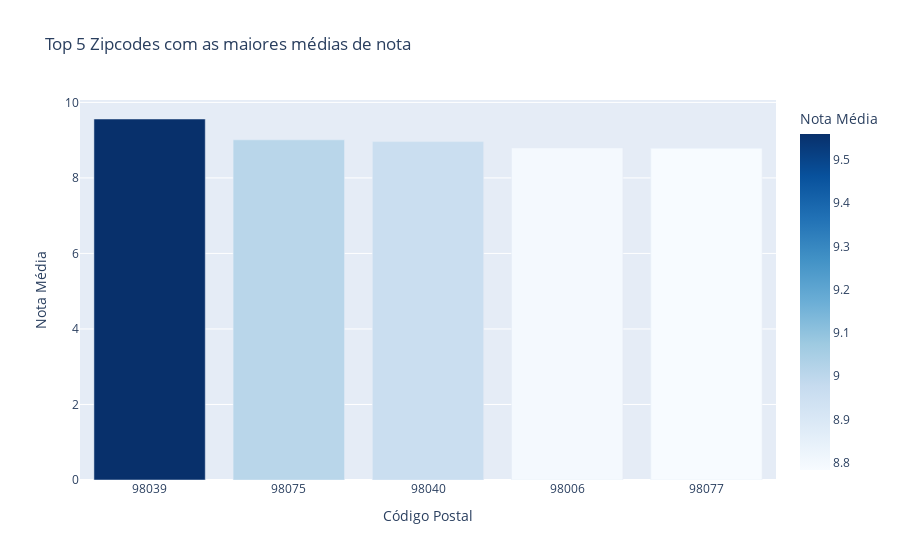

This figure's notebook cell:
### Code cell
df_grade_zip = df.groupby('zipcode')[['grade']].mean().sort_values('grade', ascending=False).reset_index().head(5)
df_grade_zip['zipcode'] = df_grade_zip['zipcode'].astype(str)

px.bar(df_grade_zip, x='zipcode', y='grade',
             title="Top 5 Zipcodes com as maiores médias de nota",
             labels={'zipcode': 'Código Postal', 'grade': 'Nota Média'},
             color='grade', color_continuous_scale='Blues')

### Figure 1 — Plotly figure (JSON) as saved in the notebook; plotly's stock layout.template omitted (floating-point values rounded to 4 significant figures)
{"data": [{"alignmentgroup": "True", "hovertemplate": "Código Postal=%{x}<br>Nota Média=%{marker.color}<extra></extra>", "legendgroup": "", "marker": {"color": [9.56, 9.008, 8.961, 8.795, 8.783], "coloraxis": "coloraxis", "pattern": {"shape": ""}}, "name": "", "offsetgroup": "", "orientation": "v", "showlegend": false, "textposition": "auto", "type": "bar", "x": ["98039", "98075", "98040", "98006", "98077"], "xaxis": "x", "y": [9.56, 9.008, 8.961, 8.795, 8.783], "yaxis": "y"}], "layout": {"barmode": "relative", "coloraxis": {"colorbar": {"title": {"text": "Nota Média"}}, "colorscale": [[0, "rgb(247,251,255)"], [0.125, "rgb(222,235,247)"], [0.25, "rgb(198,219,239)"], [0.375, "rgb(158,202,225)"], [0.5, "rgb(107,174,214)"], [0.625, "rgb(66,146,198)"], [0.75, "rgb(33,113,181)"], [0.875, "rgb(8,81,156)"], [1, "rgb(8,48,107)"]]}, "legend": {"tracegroupgap": 0}, "title": {"text": "Top 5 Zipcodes com as maiores médias de nota"}, "xaxis": {"anchor": "y", "domain": [0, 1], "title": {"text": "Código Postal"}}, "yaxis": {"anchor": "x", "domain": [0, 1], "title": {"text": "Nota Média"}}}}
